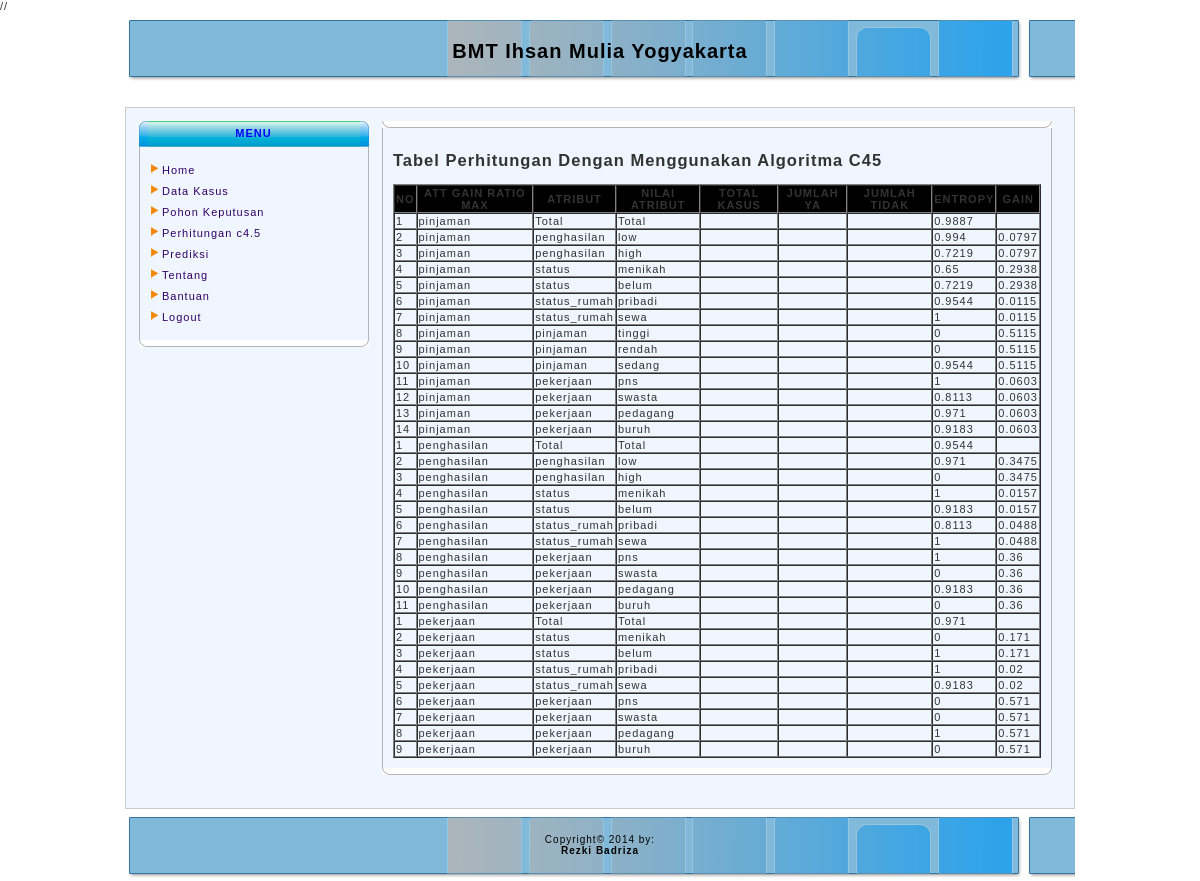
Page /koperasi/admin/media.php?module=perhitungan_c45 (signed in) on the committed database.
### tables this page shows
CREATE TABLE IF NOT EXISTS `iterasi_c45` (
  `id` int(11) NOT NULL,
  `iterasi` varchar(3) NOT NULL,
  `atribut_gain_ratio_max` varchar(255) NOT NULL,
  `atribut` varchar(100) NOT NULL,
  `nilai_atribut` varchar(100) NOT NULL,
  `jml_kasus_total` varchar(5) NOT NULL,
  `jml_laris` varchar(5) NOT NULL,
  `jml_tdk_laris` varchar(5) NOT NULL,
  `entropy` varchar(10) NOT NULL,
  `inf_gain` varchar(10) NOT NULL,
  `split_info` varchar(10) NOT NULL,
  `gain_ratio` varchar(10) NOT NULL
);

### koperasi/admin/modul/perhitungan_c45.php (the view)
<?php
echo "<h2>Tabel Perhitungan Dengan Menggunakan Algoritma C45</h2>";
    echo " <table width='100%' border='1' cellspacing='0' cellspading='0'>
           <tr style='text-transform:uppercase; background:#000; color:#fff;'>
               <th>No</th>
			   <th>Att Gain Ratio Max</th>
               <th>Atribut</th>
               <th>Nilai Atribut</th>
               <th>Total Kasus</th>
               <th>Jumlah Ya</th>
               <th>Jumlah Tidak</th>
               <th>Entropy</th>
               <th>Gain</th>
			</tr>";
    $sql=mysql_query("SELECT * FROM iterasi_c45");
    while ($data=mysql_fetch_array($sql)){
        echo "<tr bgcolor='$warna'>
               <td>$data[iterasi]</td>
               <td>$data[atribut_gain_ratio_max]</td>
			   <td>$data[atribut]</td>
               <td>$data[nilai_atribut]</td>
               <td>$data[jml_kasus_kelancaran]</td>
               <td>$data[jml_kasus_ya]</td>
               <td>$data[jml_kasus_tidak]</td>
               <td>$data[entropy]</td>
               <td>$data[inf_gain]</td>";
        }
        echo "</tr>";
    echo"</table>";

### koperasi/include/css/style.css (style rules this page uses)
body,td,th { font-family: Arial, Arial, Arial; color:#333333; font-size:11px; letter-spacing: 1px; }
body { background-color: #ffffff; margin: 5px; }
body { margin:0px; }
td { font:11px arial; color:#333333; }

### rows in the picture
iterasi_c45: iterasi "1", atribut_gain_ratio_max "pinjaman", atribut "Total", nilai_atribut "Total", entropy "0.9887"
iterasi_c45: iterasi "2", atribut_gain_ratio_max "pinjaman", atribut "penghasilan", nilai_atribut "low", entropy "0.994", inf_gain "0.0797"
iterasi_c45: iterasi "3", atribut_gain_ratio_max "pinjaman", atribut "penghasilan", nilai_atribut "high", entropy "0.7219", inf_gain "0.0797"
iterasi_c45: iterasi "4", atribut_gain_ratio_max "pinjaman", atribut "status", nilai_atribut "menikah", entropy "0.65", inf_gain "0.2938"
iterasi_c45: iterasi "5", atribut_gain_ratio_max "pinjaman", atribut "status", nilai_atribut "belum", entropy "0.7219", inf_gain "0.2938"
iterasi_c45: iterasi "6", atribut_gain_ratio_max "pinjaman", atribut "status_rumah", nilai_atribut "pribadi", entropy "0.9544", inf_gain "0.0115"
iterasi_c45: iterasi "7", atribut_gain_ratio_max "pinjaman", atribut "status_rumah", nilai_atribut "sewa", entropy "1", inf_gain "0.0115"
iterasi_c45: iterasi "8", atribut_gain_ratio_max "pinjaman", atribut "pinjaman", nilai_atribut "tinggi", entropy "0", inf_gain "0.5115"
iterasi_c45: iterasi "9", atribut_gain_ratio_max "pinjaman", atribut "pinjaman", nilai_atribut "rendah", entropy "0", inf_gain "0.5115"
iterasi_c45: iterasi "10", atribut_gain_ratio_max "pinjaman", atribut "pinjaman", nilai_atribut "sedang", entropy "0.9544", inf_gain "0.5115"
iterasi_c45: iterasi "11", atribut_gain_ratio_max "pinjaman", atribut "pekerjaan", nilai_atribut "pns", entropy "1", inf_gain "0.0603"
iterasi_c45: iterasi "12", atribut_gain_ratio_max "pinjaman", atribut "pekerjaan", nilai_atribut "swasta", entropy "0.8113", inf_gain "0.0603"
iterasi_c45: iterasi "13", atribut_gain_ratio_max "pinjaman", atribut "pekerjaan", nilai_atribut "pedagang", entropy "0.971", inf_gain "0.0603"
iterasi_c45: iterasi "14", atribut_gain_ratio_max "pinjaman", atribut "pekerjaan", nilai_atribut "buruh", entropy "0.9183", inf_gain "0.0603"
iterasi_c45: iterasi "1", atribut_gain_ratio_max "penghasilan", atribut "Total", nilai_atribut "Total", entropy "0.9544"
iterasi_c45: iterasi "2", atribut_gain_ratio_max "penghasilan", atribut "penghasilan", nilai_atribut "low", entropy "0.971", inf_gain "0.3475"
iterasi_c45: iterasi "3", atribut_gain_ratio_max "penghasilan", atribut "penghasilan", nilai_atribut "high", entropy "0", inf_gain "0.3475"
iterasi_c45: iterasi "4", atribut_gain_ratio_max "penghasilan", atribut "status", nilai_atribut "menikah", entropy "1", inf_gain "0.0157"
iterasi_c45: iterasi "5", atribut_gain_ratio_max "penghasilan", atribut "status", nilai_atribut "belum", entropy "0.9183", inf_gain "0.0157"
iterasi_c45: iterasi "6", atribut_gain_ratio_max "penghasilan", atribut "status_rumah", nilai_atribut "pribadi", entropy "0.8113", inf_gain "0.0488"
iterasi_c45: iterasi "7", atribut_gain_ratio_max "penghasilan", atribut "status_rumah", nilai_atribut "sewa", entropy "1", inf_gain "0.0488"
iterasi_c45: iterasi "8", atribut_gain_ratio_max "penghasilan", atribut "pekerjaan", nilai_atribut "pns", entropy "1", inf_gain "0.36"
iterasi_c45: iterasi "9", atribut_gain_ratio_max "penghasilan", atribut "pekerjaan", nilai_atribut "swasta", entropy "0", inf_gain "0.36"
iterasi_c45: iterasi "10", atribut_gain_ratio_max "penghasilan", atribut "pekerjaan", nilai_atribut "pedagang", entropy "0.9183", inf_gain "0.36"
iterasi_c45: iterasi "11", atribut_gain_ratio_max "penghasilan", atribut "pekerjaan", nilai_atribut "buruh", entropy "0", inf_gain "0.36"
iterasi_c45: iterasi "1", atribut_gain_ratio_max "pekerjaan", atribut "Total", nilai_atribut "Total", entropy "0.971"
iterasi_c45: iterasi "2", atribut_gain_ratio_max "pekerjaan", atribut "status", nilai_atribut "menikah", entropy "0", inf_gain "0.171"
iterasi_c45: iterasi "3", atribut_gain_ratio_max "pekerjaan", atribut "status", nilai_atribut "belum", entropy "1", inf_gain "0.171"
iterasi_c45: iterasi "4", atribut_gain_ratio_max "pekerjaan", atribut "status_rumah", nilai_atribut "pribadi", entropy "1", inf_gain "0.02"
iterasi_c45: iterasi "5", atribut_gain_ratio_max "pekerjaan", atribut "status_rumah", nilai_atribut "sewa", entropy "0.9183", inf_gain "0.02"
iterasi_c45: iterasi "6", atribut_gain_ratio_max "pekerjaan", atribut "pekerjaan", nilai_atribut "pns", entropy "0", inf_gain "0.571"
iterasi_c45: iterasi "7", atribut_gain_ratio_max "pekerjaan", atribut "pekerjaan", nilai_atribut "swasta", entropy "0", inf_gain "0.571"
iterasi_c45: iterasi "8", atribut_gain_ratio_max "pekerjaan", atribut "pekerjaan", nilai_atribut "pedagang", entropy "1", inf_gain "0.571"
iterasi_c45: iterasi "9", atribut_gain_ratio_max "pekerjaan", atribut "pekerjaan", nilai_atribut "buruh", entropy "0", inf_gain "0.571"
